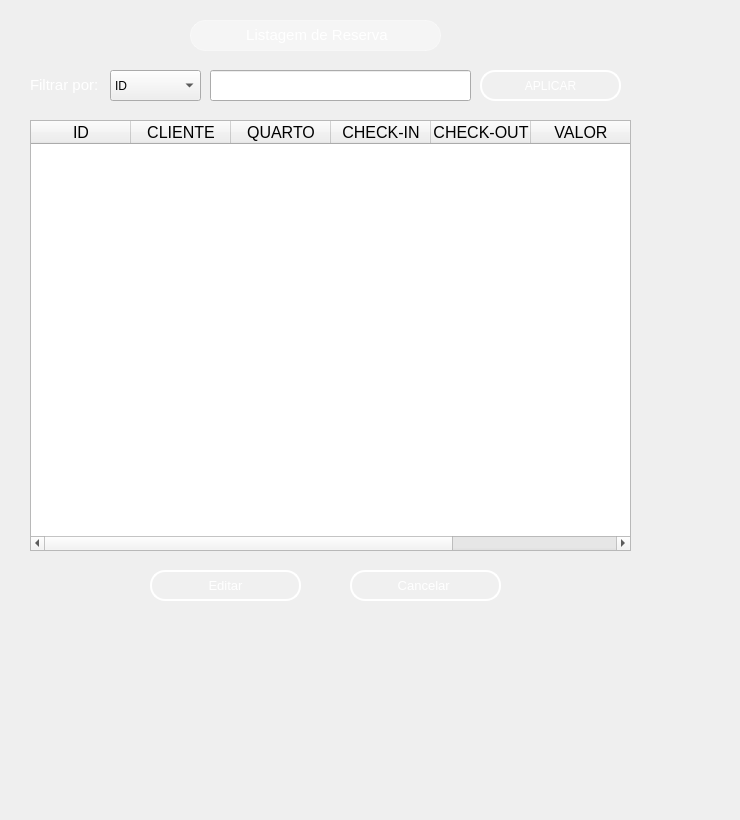
     <widget class="QWidget" name="page_21">
      <widget class="QLabel" name="label_39">
       <property name="geometry">
        <rect>
         <x>190</x>
         <y>20</y>
         <width>251</width>
         <height>31</height>
        </rect>
       </property>
       <property name="styleSheet">
        <string notr="true">QWidget {
    background-color: rgba(255, 255, 255, 90); /* 20% de opacidade */
    border-radius: 15px;
    border: 1px solid rgba(255, 255, 255, 100);
    backdrop-filter: blur(10px);
    /* Sombra inicial sutil nas laterais */
    box-shadow: 0 0 5px rgba(255, 255, 255, 50);
    /* Transição suave para sombra e fundo */
    transition: box-shadow 0.5s ease, background-color 0.5s ease, border 0.5s ease;
}

QWidget:hover {
    background-color: rgba(255, 255, 255, 110); /* Aumenta o brilho */
    border: 1px solid rgba(255, 255, 255, 130);
    /* Sombra mais intensa nas laterais, simulando brilho em movimento */
    box-shadow: 10px 0 15px rgba(255, 255, 255, 100), 
                -10px 0 15px rgba(255, 255, 255, 100);
}</string>
       </property>
       <property name="text">
        <string>&lt;html&gt;&lt;head/&gt;&lt;body&gt;&lt;p align=&quot;center&quot;&gt;&lt;span style=&quot; font-size:11pt; color:#ffffff;&quot;&gt;Listagem de Reserva&lt;/span&gt;&lt;/p&gt;&lt;/body&gt;&lt;/html&gt;</string>
       </property>
      </widget>
      <widget class="QWidget" name="widget_15" native="true">
       <property name="geometry">
        <rect>
         <x>-50</x>
         <y>-150</y>
         <width>731</width>
         <height>811</height>
        </rect>
       </property>
       <property name="styleSheet">
        <string notr="true">QWidget {
    background: qradialgradient(
        cx: 0.5, cy: 0.2, radius: 0.8,
        fx: 0.5, fy: 0.2,
        stop: 0 #7FA3A6,  /* Brilho no topo (mais suave) */
        stop: 0.4 #4E7580, /* Azul intermediário mais escuro */
        stop: 0.7 #27425A, /* Azul mais escuro na transição */
        stop: 1 #0A1A30   /* Azul bem escuro na parte inferior */
    );
}
</string>
       </property>
      </widget>
      <widget class="QPushButton" name="btn_cancel">
       <property name="geometry">
        <rect>
         <x>350</x>
         <y>570</y>
         <width>151</width>
         <height>31</height>
        </rect>
       </property>
       <property name="font">
        <font>
         <family>MS Shell Dlg 2</family>
         <pointsize>10</pointsize>
         <weight>50</weight>
         <italic>false</italic>
         <bold>false</bold>
        </font>
       </property>
       <property name="styleSheet">
        <string notr="true">QPushButton {
    background-color: rgba(255, 255, 255, 0.5);
    border: 2px solid rgba(255, 255, 255, 0.3); /* Borda branca translúcida */
    color: #333333; /* Texto totalmente opaco */
}

QPushButton:hover {
     background-color: #CFD8DC;
    border-color: rgba(255, 255, 255,255); 
}

QPushButton:pressed {
    background-color: #A0B2C8; /* Azul acinzentado */
border-color: #003366; /* Azul escuro */
}
 QPushButton{border: 2px solid rgba(255, 255, 255, 200);
    border-radius: 15px;
    background-color: rgba(0, 0, 0, 0); /* Totalmente transparente */
    
    /* Espaçamento interno */
    padding: 5px 15px;
    
    /* Cor do texto */
    color: white;
    
    /* Melhora a renderização */
    background-clip: padding-box;
}

/* Efeito ao focar */
QPushButton {
    border: 2px solid rgba(255, 255, 255, 255);
    background-color: rgba(255, 255, 255, 20);
}</string>
       </property>
       <property name="text">
        <string>Cancelar </string>
       </property>
      </widget>
      <widget class="QTableWidget" name="tabela_lista_reserva">
       <property name="geometry">
        <rect>
         <x>30</x>
         <y>120</y>
         <width>601</width>
         <height>431</height>
        </rect>
       </property>
       <property name="font">
        <font>
         <family>MS Shell Dlg 2</family>
         <pointsize>12</pointsize>
         <weight>50</weight>
         <bold>false</bold>
        </font>
       </property>
       <property name="styleSheet">
        <string notr="true"/>
       </property>
       <column>
        <property name="text">
         <string>ID</string>
        </property>
       </column>
       <column>
        <property name="text">
         <string>CLIENTE</string>
        </property>
       </column>
       <column>
        <property name="text">
         <string>QUARTO</string>
        </property>
       </column>
       <column>
        <property name="text">
         <string>CHECK-IN</string>
        </property>
       </column>
       <column>
        <property name="text">
         <string>CHECK-OUT</string>
        </property>
       </column>
       <column>
        <property name="text">
         <string>VALOR</string>
        </property>
       </column>
       <column>
        <property name="text">
         <string>STATUS</string>
        </property>
       </column>
      </widget>
      <widget class="QLabel" name="label_7">
       <property name="geometry">
        <rect>
         <x>30</x>
         <y>60</y>
         <width>601</width>
         <height>51</height>
        </rect>
       </property>
       <property name="text">
        <string>&lt;!DOCTYPE HTML PUBLIC &quot;-//W3C//DTD HTML 4.0//EN&quot; &quot;http://www.w3.org/TR/REC-html40/strict.dtd&quot;&gt;
&lt;html&gt;&lt;head&gt;&lt;meta name=&quot;qrichtext&quot; content=&quot;1&quot; /&gt;&lt;style type=&quot;text/css&quot;&gt;
p, li { white-space: pre-wrap; }
&lt;/style&gt;&lt;/head&gt;&lt;body style=&quot; font-family:'MS Shell Dlg 2'; font-size:8pt; font-weight:400; font-style:normal;&quot;&gt;
&lt;p style=&quot; margin-top:0px; margin-bottom:0px; margin-left:0px; margin-right:0px; -qt-block-indent:0; text-indent:0px;&quot;&gt;&lt;span style=&quot; font-size:11pt; color:#ffffff;&quot;&gt;Filtrar por:&lt;/span&gt;&lt;/p&gt;&lt;/body&gt;&lt;/html&gt;</string>
       </property>
      </widget>
      <widget class="QComboBox" name="comboBox_filtro_2">
       <property name="geometry">
        <rect>
         <x>110</x>
         <y>70</y>
         <width>91</width>
         <height>31</height>
        </rect>
       </property>
       <item>
        <property name="text">
         <string>ID</string>
        </property>
       </item>
       <item>
        <property name="text">
         <string>CLIENTE</string>
        </property>
       </item>
       <item>
        <property name="text">
         <string>QUARTO</string>
        </property>
       </item>
       <item>
        <property name="text">
         <string>CHECK-IN</string>
        </property>
       </item>
       <item>
        <property name="text">
         <string>CHECK-OUT</string>
        </property>
       </item>
       <item>
        <property name="text">
         <string>VALOR</string>
        </property>
       </item>
       <item>
        <property name="text">
         <string>STATUS</string>
        </property>
       </item>
      </widget>
      <widget class="QLineEdit" name="lineEdit_busca">
       <property name="geometry">
        <rect>
         <x>210</x>
         <y>70</y>
         <width>261</width>
         <height>31</height>
        </rect>
       </property>
      </widget>
      <widget class="QPushButton" name="editButton_2">
       <property name="geometry">
        <rect>
         <x>150</x>
         <y>570</y>
         <width>151</width>
         <height>31</height>
        </rect>
       </property>
       <property name="font">
        <font>
         <family>MS Shell Dlg 2</family>
         <pointsize>10</pointsize>
         <weight>50</weight>
         <italic>false</italic>
         <bold>false</bold>
        </font>
       </property>
       <property name="styleSheet">
        <string notr="true">QPushButton {
    background-color: rgba(255, 255, 255, 0.5);
    border: 2px solid rgba(255, 255, 255, 0.3); /* Borda branca translúcida */
    color: #333333; /* Texto totalmente opaco */
}

QPushButton:hover {
     background-color: #CFD8DC;
    border-color: rgba(255, 255, 255,255); 
}

QPushButton:pressed {
    background-color: #A0B2C8; /* Azul acinzentado */
border-color: #003366; /* Azul escuro */
}
 QPushButton{border: 2px solid rgba(255, 255, 255, 200);
    border-radius: 15px;
    background-color: rgba(0, 0, 0, 0); /* Totalmente transparente */
    
    /* Espaçamento interno */
    padding: 5px 15px;
    
    /* Cor do texto */
    color: white;
    
    /* Melhora a renderização */
    background-clip: padding-box;
}

/* Efeito ao focar */
QPushButton {
    border: 2px solid rgba(255, 255, 255, 255);
    background-color: rgba(255, 255, 255, 20);
}</string>
       </property>
       <property name="text">
        <string>Editar</string>
       </property>
      </widget>
      <widget class="QPushButton" name="botao_aplicar_filtro">
       <property name="geometry">
        <rect>
         <x>480</x>
         <y>70</y>
         <width>141</width>
         <height>31</height>
        </rect>
       </property>
       <property name="styleSheet">
        <string notr="true">QPushButton {
    background-color: rgba(255, 255, 255, 0.5);
    border: 2px solid rgba(255, 255, 255, 0.3); /* Borda branca translúcida */
    color: #333333; /* Texto totalmente opaco */
}

QPushButton:hover {
     background-color: #CFD8DC;
    border-color: rgba(255, 255, 255,255); 
}

QPushButton:pressed {
    background-color: #A0B2C8; /* Azul acinzentado */
border-color: #003366; /* Azul escuro */
}
 QPushButton{border: 2px solid rgba(255, 255, 255, 200);
    border-radius: 15px;
    background-color: rgba(0, 0, 0, 0); /* Totalmente transparente */
    
    /* Espaçamento interno */
    padding: 5px 15px;
    
    /* Cor do texto */
    color: white;
    
    /* Melhora a renderização */
    background-clip: padding-box;
}

/* Efeito ao focar */
QPushButton {
    border: 2px solid rgba(255, 255, 255, 255);
    background-color: rgba(255, 255, 255, 20);
}</string>
       </property>
       <property name="text">
        <string>APLICAR</string>
       </property>
      </widget>
      <zorder>widget_15</zorder>
      <zorder>btn_cancel</zorder>
      <zorder>tabela_lista_reserva</zorder>
      <zorder>label_7</zorder>
      <zorder>comboBox_filtro_2</zorder>
      <zorder>label_39</zorder>
      <zorder>lineEdit_busca</zorder>
      <zorder>editButton_2</zorder>
      <zorder>botao_aplicar_filtro</zorder>
     </widget>
